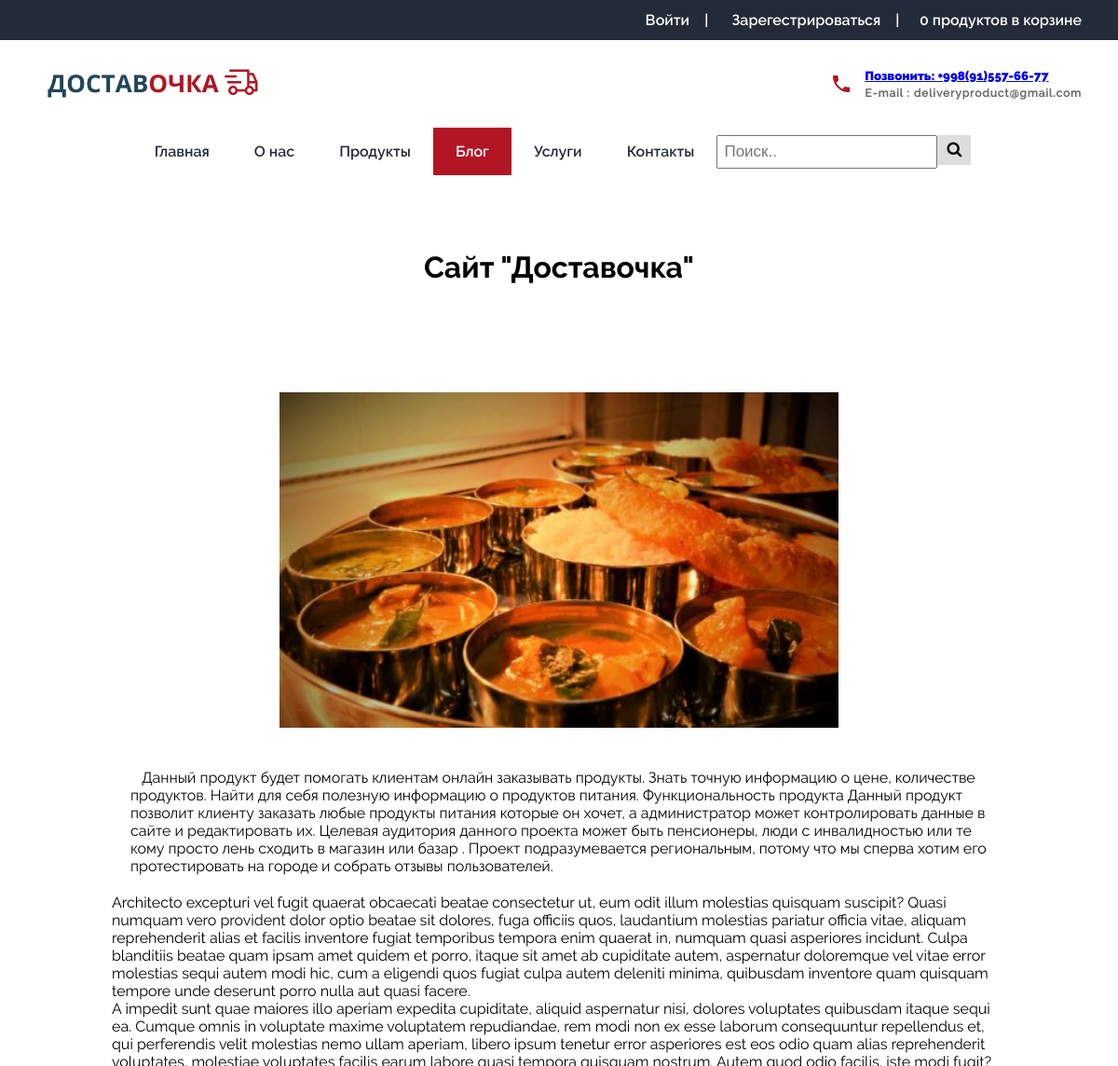
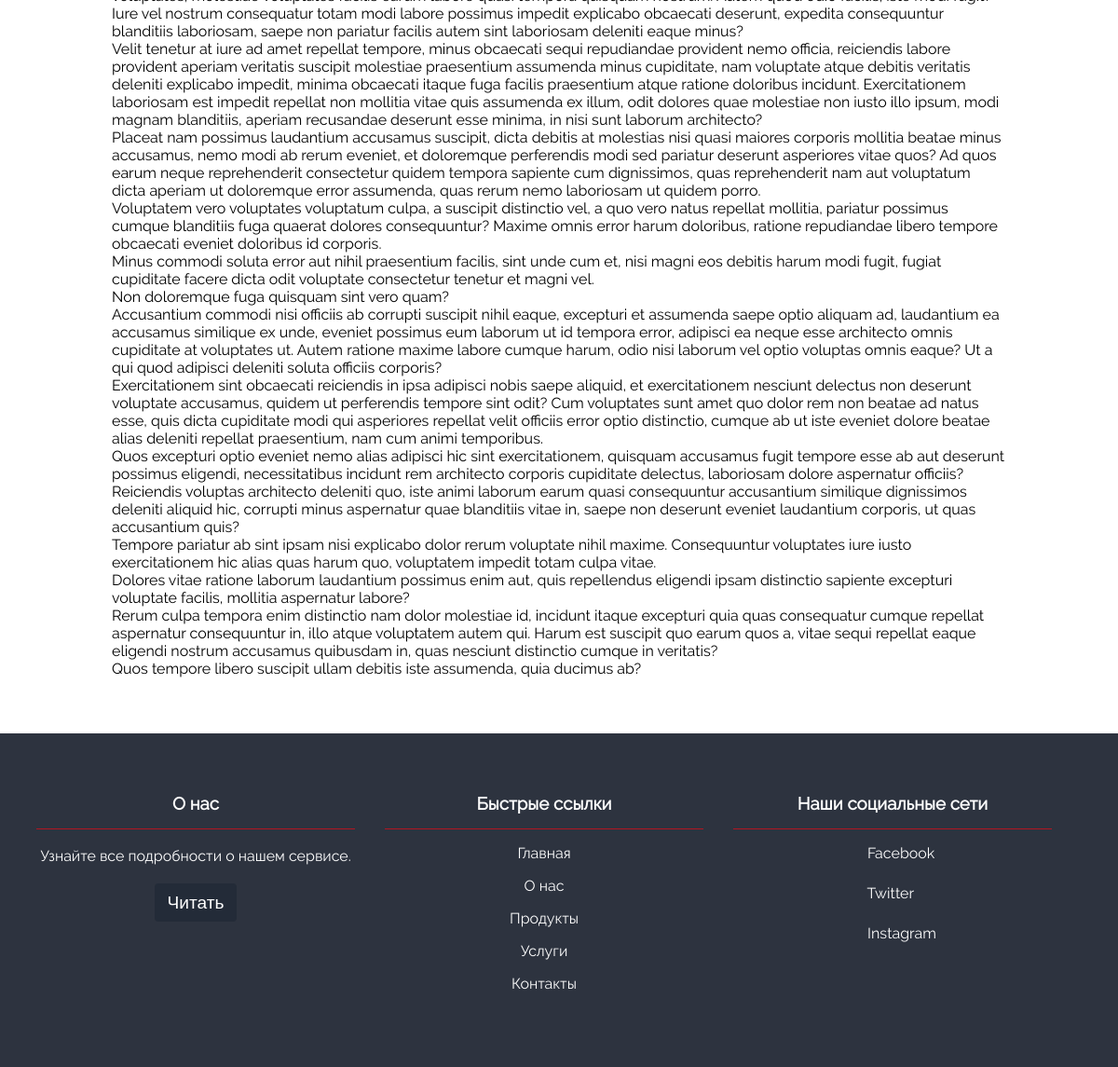
Screenshot of /blogs/2 with the database file from the repository (2 pictures, top to bottom).
### blogapp/models.py (models this page shows, shortened)
class blog(models.Model):
    title=models.CharField(max_length=200)
    content=models.TextField()
    image=models.ImageField(upload_to="images/blogs")
    created_date=models.DateTimeField(auto_now_add=True)
    author=models.CharField(max_length=30,null=True,blank=True)

### blogapp/views.py (the view)
# urls.py: path('<int:id>',views.single_blog,name='singleblog'),
def single_blog(request,id):
    sblog=blog.objects.get(id=id)
    return render(request,'blogt/single-blog.html',{'singleblog':sblog})

### templates/blogt/single-blog.html (shortened to what this page needs)
{%extends 'base.html'%}
{%block activeclass_blog%}
class="active"
{%endblock%}
{%block content%}
<div class="flex justify-center" style="margin: 5% 10%;flex-direction: column;" >
    <h1 class="section-heading" style="margin-top: 20px;">{{singleblog.title}}</h1>
    <center style="margin: 20px;" >
        <img  src={{singleblog.image.url}} alt="" style="width: 100%; height: auto;max-width: 600px;">
    </center>
        <p style="margin: 20px;">&nbsp;&nbsp;&nbsp;{{singleblog.content}} {%lorem 15 p random %}  </p>
    </div>
{%endblock%}

### static/css/style.css (style rules this page uses)
:root { --primary:#B11622; --secondary:#232B38; --ternary:#6C6C6C; --danger:#FE4545; --pure:#FEFEFE; --light:#F0F0F0; --heaven:#FFFFFF; --footer:#2D333F; }
* { padding:0; margin:0; box-sizing: border-box; }
body { -webkit-font-smoothing:antialiased; font-family: "Raleway-regular"; }
.flex { display:flex; }
.justify-center { justify-content:center; }
.section-heading { font-family:"Raleway-bold"; text-align:center; Position:relative; margin-bottom:6rem; }

### rows the page displays
blog: title "Сайт \"Доставочка\"", image (picture), content "Данный продукт будет помогать клиентам онлайн заказывать продукты. Знать точную информацию о цене, количестве продуктов. Найти для себя полезную информацию о продуктов питания. Функциональность продукта Данный продукт позволит клиенту заказать любые продукты питания которые он хочет, а администратор может контролировать данные в сайте и редактировать их. Целевая аудитория данного проекта может быть пенсионеры, люди с инвалидностью или те кому просто лень сходить в магазин или базар . Проект подразумевается региональным, потому что мы сперва хотим его протестировать на городе и собрать отзывы пользователей."
